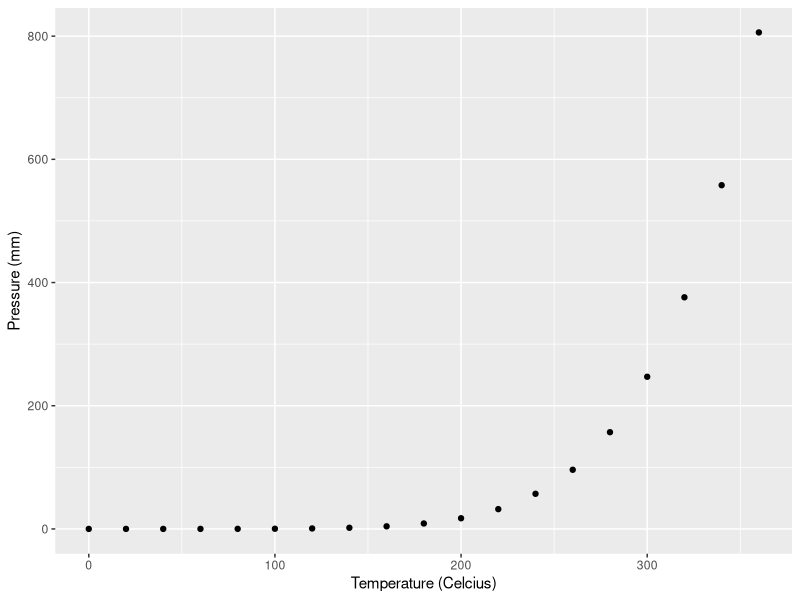

Recreate this plot in R.
## ---- chunk 1
knitr::opts_chunk$set(echo = TRUE)
library(tidyverse)
## ---- chunk 2
summary(cars)
## ---- chunk 3
ggplot(pressure, aes(x=temperature, y=pressure)) +
  geom_point() +
  labs(x = "Temperature (Celcius)",
       y = "Pressure (mm)")
